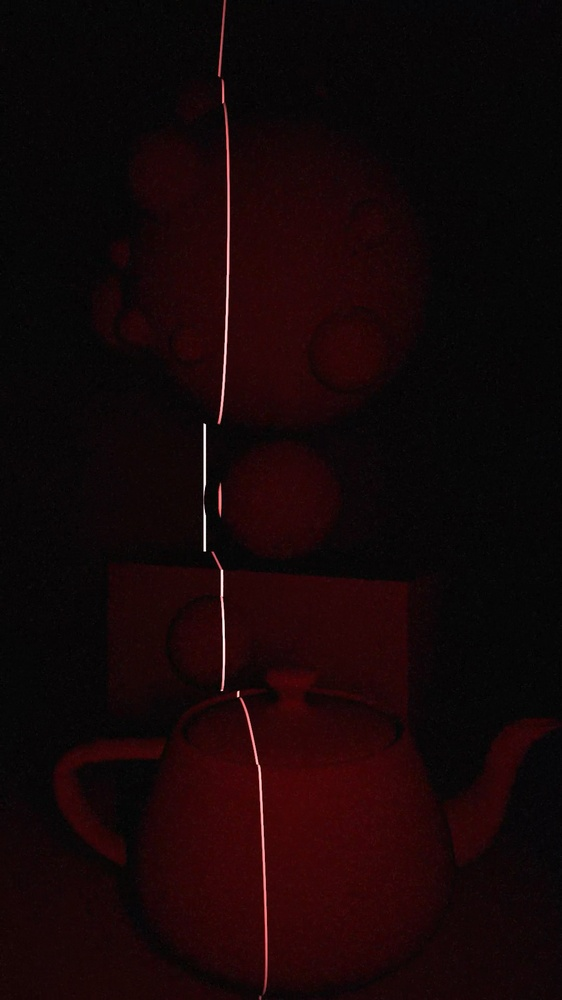
#> input picture 3D/difference/laser1a_source.jpg, 562 x 1000 px, shrunk from 1080 x 1920 before the run
$ python -i laser.py   (imports and definitions only)
#> lines starting #> are read from the running program, lines starting #| are printed output that depends on the picture
#> further down, picture is the input picture: shape (1000, 562, 3); mean B, G, R 7.7, 6.5, 21.3
import numpy as np
import cv2
from scipy.signal import find_peaks
from matplotlib import pyplot as plt


def find_laser(img, channel=2, threshold=180, preview_on_black=False, texture=None, desaturate=False):

#> called with channel = 2, threshold = 180, preview_on_black = False, desaturate = False
    def find_line_maxima(row, threshold=180, distance=5, multi=False):
        if multi is False:
            max_indices = np.nonzero(row > threshold)
            if len(max_indices[0]) == 0:
                return 0
            else:
                # initialize array for pixel intensities
                intensities = np.zeros(len(max_indices[0]))
                # once for every element in max_indices
                for n in range(len(max_indices[0])):
                    intensity = row[max_indices[0][n]]
                    intensities[n] = intensity
                # WEIGHTED AVERAGE
                weights = intensities/255
                max_index = np.sum(max_indices * weights) / np.sum(weights)
                return max_index

        # find multiple Maxima
        else:
            row = smooth_line(row, blur=3)
            maxima, _ = find_peaks(row, height=threshold, distance=distance)
            if len(maxima) == 0:
                return 0
            else:
                return maxima

    def smooth_line(array, blur=5, window='hamming'):
            """
            https://scipy-cookbook.readthedocs.io/items/SignalSmooth.html
            'flat', 'hanning', 'hamming', 'bartlett', 'blackman'
            """
            s = np.r_[array[blur - 1:0:-1], array, array[-2:-blur - 1:-1]]
            if window == 'flat':
                w = np.ones(blur, 'd')
            else:
                w = eval('np.' + window + '(blur)')
            array = np.convolve(w / w.sum(), s, mode='valid')
            array = array[blur - 1:]
            return array

    def draw_point(image, pos, color=(255, 0, 0)):
        cv2.line(image, (int(pos[0]), int(pos[1])), (int(pos[0]+2), int(pos[1])), color, 1)
        return image

    def plot_row(row, points):
        length = len(row)
        x = np.linspace(0, length, length, endpoint=False)
        plt.plot(x, row, "bo", ms=3)
        plt.plot(x, row, "b")
        plt.plot(x[points], row[points], "rD", ms=4, label="selected")
        plt.legend()
        plt.show()

    # extract single color channel for maxima search
    img_channel = img[:, :, channel]
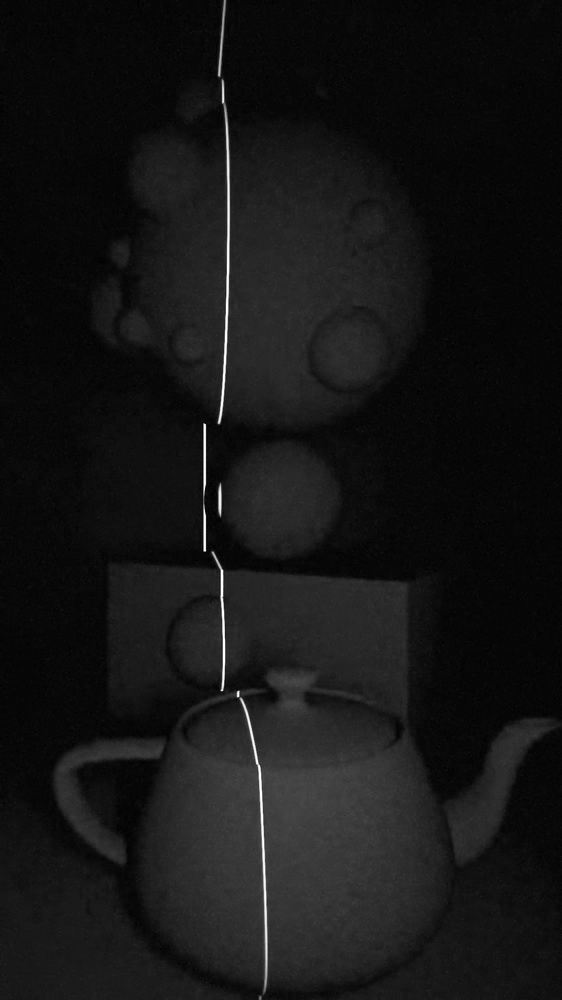
#> img_channel: shape (1000, 562); min 0, max 255, mean 21.3

    # if texture is not numpy, use image
    if not isinstance(texture, np.ndarray):
        texture = img
    # if texture is grayscale, convert to RGB
    elif texture.shape[2] != 3:
        texture = cv2.cvtColor(texture, cv2.COLOR_GRAY2BGR)

    if desaturate:
        texture = cv2.cvtColor(cv2.cvtColor(texture, cv2.COLOR_BGR2GRAY), cv2.COLOR_GRAY2BGR)

    if preview_on_black:
        preview_img = np.zeros((img.shape[0], img.shape[1], 3), np.uint8)
    else:
        preview_img = cv2.cvtColor(img_channel, cv2.COLOR_GRAY2BGR)

    # # initialize array of 2D (+ later 3D) coordinates + RGB values for this frame
    pointlist = np.zeros(shape=(img_channel.shape[0], 8))

    # vertical laser line -> work through all rows and save x and RGB
    for y in range(img.shape[0]):
        # crop to current row
        row = img_channel[y:y + 1, :][0]
        # search for brightness maximum, else return -1
        x = find_line_maxima(row, threshold=threshold)

        # TODO: now there could be multiple maxima
        if isinstance(x, np.ndarray):
            x = x[0]

        if x < 0.5:  # if nothing found, skip line
            continue

        # plot_row(row, x)

        # screenspace coordinates (2D) at [0:2]
        pointlist[y][0] = x
        pointlist[y][1] = y
        # RGB values at [5:8] (reversed opencv order)
        pointlist[y][5] = texture[int(y), int(x)][2]
        pointlist[y][6] = texture[int(y), int(x)][1]
        pointlist[y][7] = texture[int(y), int(x)][0]

        # draw current point into preview image
        preview_img = draw_point(preview_img, (x, y))
#> this loop made 1000 passes
#> (max_indices in find_line_maxima, x) on passes 1 to 3: ((empty array,), 0), ((empty array,), 0), ((empty array,), 0)
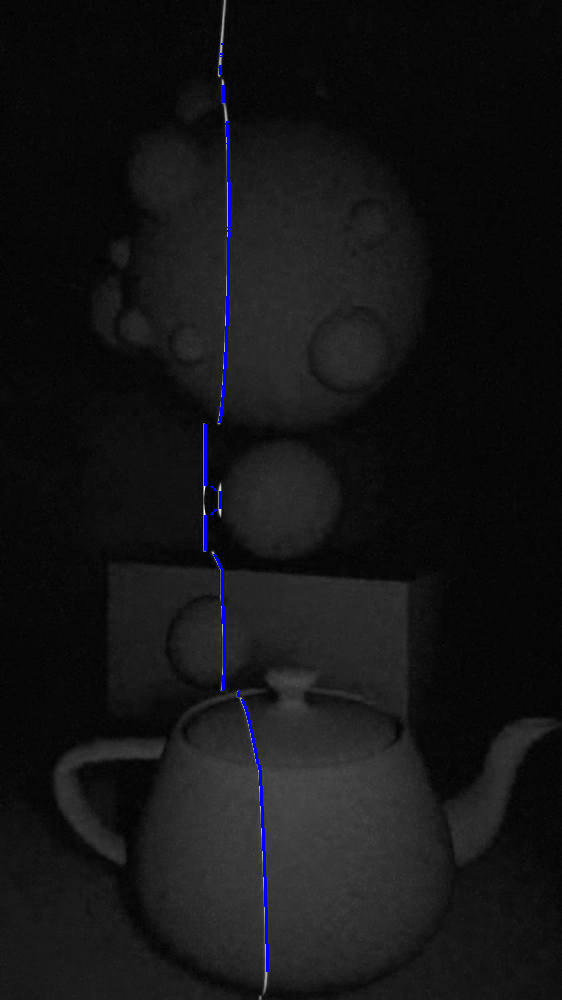
#> preview_img: shape (1000, 562, 3); mean B, G, R 21.6, 20.4, 20.4
    return pointlist, preview_img

>>> import cv2
>>> picture = cv2.imread('../../3D/difference/laser1a_source.jpg')
>>> result = find_laser(picture)
